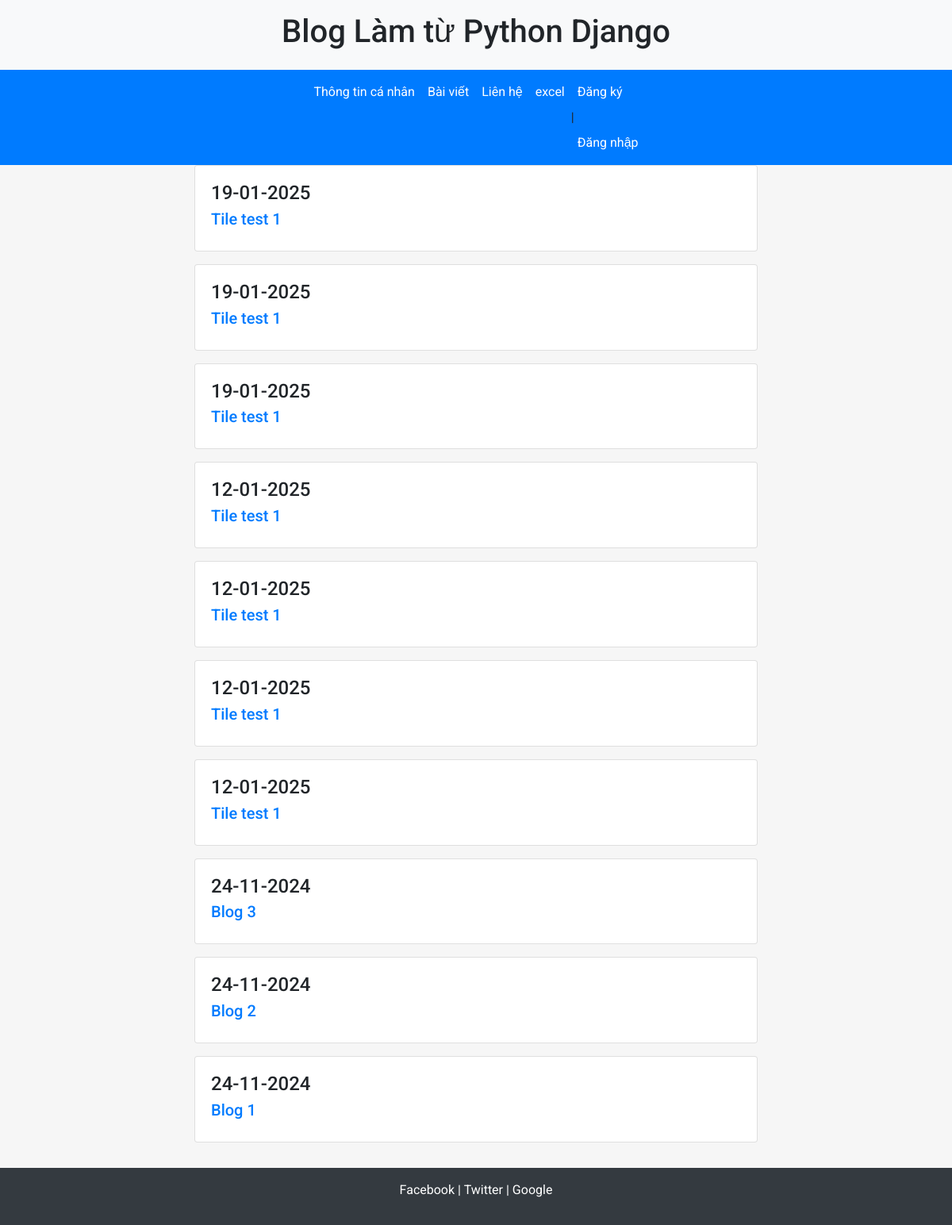
Screenshot of /blog/ with the database file from the repository.
### blog/models.py (models this page shows, shortened)
class Post(models.Model):
    title = models.CharField(max_length=200)
    author = models.ForeignKey(
        'users.CustomUser',
        on_delete=models.CASCADE,
    )
    body = models.TextField()
    date = models.DateTimeField(auto_now_add=True)
    image = models.ImageField(null=True)

### blog/views.py (the view)
# urls.py: path('', views.list, name='blog'),
def list(request):
   Data = {'Posts': Post.objects.all().order_by('-date')}
   return render(request, 'blog.html', Data)

### home/templates/blog.html (shortened to what this page needs)
{% extends "pages/base.html" %} {% block title %} Danh sách bài viết {% endblock%} {% block content %}
<div class="container">
  <div class="row">
    <div class="col-md-8 offset-md-2">
      {% for post in Posts %}
      <div class="card mb-3">
        <div class="card-body">
          <h4 class="card-title">{{ post.date|date:"d-m-Y" }}</h4>
          <h5 class="card-subtitle mb-2">
            <a href="{% url 'post' post.id %}" class="card-link"
              >{{ post.title }}</a
            >
          </h5>
        </div>
      </div>
      {% endfor %}
    </div>
  </div>
</div>
{{post.body|safe|linebreaks}} {% endblock %}

### home/templates/pages/base.html (style rules this page uses)
html, body { height: 100%; background-color: #f6f6f6; font-family: 'Roboto', sans-serif; }

### rows the page displays
Post: date "19-01-2025", title "Tile test 1"
Post: date "19-01-2025", title "Tile test 1"
Post: date "19-01-2025", title "Tile test 1"
Post: date "12-01-2025", title "Tile test 1"
Post: date "12-01-2025", title "Tile test 1"
Post: date "12-01-2025", title "Tile test 1"
Post: date "12-01-2025", title "Tile test 1"
Post: date "24-11-2024", title "Blog 3"
Post: date "24-11-2024", title "Blog 2"
Post: date "24-11-2024", title "Blog 1"
